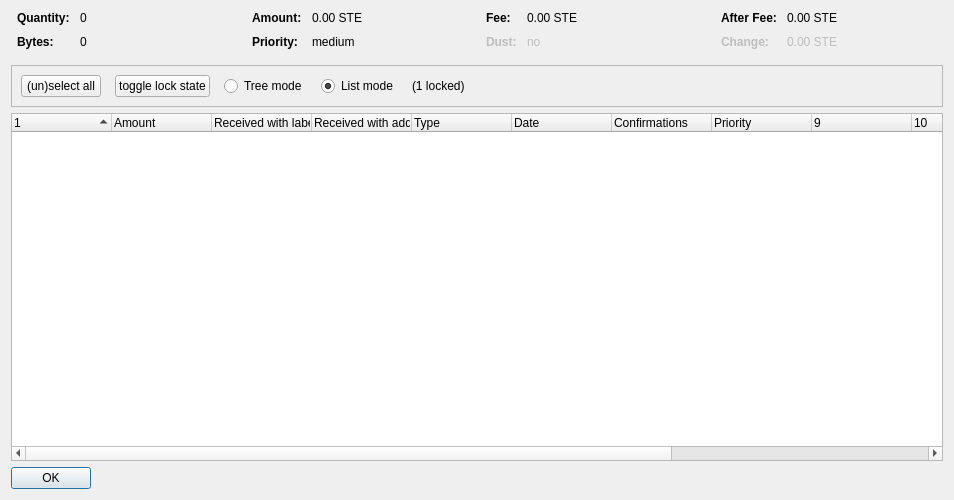
<?xml version="1.0" encoding="UTF-8"?>
<ui version="4.0">
 <class>CoinControlDialog</class>
 <widget class="QDialog" name="CoinControlDialog">
  <property name="geometry">
   <rect>
    <x>0</x>
    <y>0</y>
    <width>954</width>
    <height>500</height>
   </rect>
  </property>
  <property name="windowTitle">
   <string>Coin Selection</string>
  </property>
  <layout class="QVBoxLayout" name="verticalLayout">
   <item>
    <layout class="QHBoxLayout" name="horizontalLayoutTop" stretch="0,0,0,0">
     <property name="topMargin">
      <number>0</number>
     </property>
     <property name="bottomMargin">
      <number>10</number>
     </property>
     <item>
      <layout class="QFormLayout" name="formLayoutCoinControl1">
       <property name="horizontalSpacing">
        <number>10</number>
       </property>
       <property name="verticalSpacing">
        <number>10</number>
       </property>
       <property name="leftMargin">
        <number>6</number>
       </property>
       <property name="rightMargin">
        <number>6</number>
       </property>
       <item row="0" column="0">
        <widget class="QLabel" name="labelCoinControlQuantityText">
         <property name="font">
          <font>
           <weight>75</weight>
           <bold>true</bold>
          </font>
         </property>
         <property name="text">
          <string>Quantity:</string>
         </property>
        </widget>
       </item>
       <item row="0" column="1">
        <widget class="QLabel" name="labelCoinControlQuantity">
         <property name="cursor">
          <cursorShape>IBeamCursor</cursorShape>
         </property>
         <property name="contextMenuPolicy">
          <enum>Qt::ActionsContextMenu</enum>
         </property>
         <property name="text">
          <string notr="true">0</string>
         </property>
         <property name="textInteractionFlags">
          <set>Qt::LinksAccessibleByMouse|Qt::TextSelectableByKeyboard|Qt::TextSelectableByMouse</set>
         </property>
        </widget>
       </item>
       <item row="1" column="0">
        <widget class="QLabel" name="labelCoinControlBytesText">
         <property name="font">
          <font>
           <weight>75</weight>
           <bold>true</bold>
          </font>
         </property>
         <property name="text">
          <string>Bytes:</string>
         </property>
        </widget>
       </item>
       <item row="1" column="1">
        <widget class="QLabel" name="labelCoinControlBytes">
         <property name="cursor">
          <cursorShape>IBeamCursor</cursorShape>
         </property>
         <property name="contextMenuPolicy">
          <enum>Qt::ActionsContextMenu</enum>
         </property>
         <property name="text">
          <string notr="true">0</string>
         </property>
         <property name="textInteractionFlags">
          <set>Qt::LinksAccessibleByMouse|Qt::TextSelectableByKeyboard|Qt::TextSelectableByMouse</set>
         </property>
        </widget>
       </item>
      </layout>
     </item>
     <item>
      <layout class="QFormLayout" name="formLayoutCoinControl2">
       <property name="horizontalSpacing">
        <number>10</number>
       </property>
       <property name="verticalSpacing">
        <number>10</number>
       </property>
       <property name="leftMargin">
        <number>6</number>
       </property>
       <property name="rightMargin">
        <number>6</number>
       </property>
       <item row="0" column="0">
        <widget class="QLabel" name="labelCoinControlAmountText">
         <property name="font">
          <font>
           <weight>75</weight>
           <bold>true</bold>
          </font>
         </property>
         <property name="text">
          <string>Amount:</string>
         </property>
        </widget>
       </item>
       <item row="0" column="1">
        <widget class="QLabel" name="labelCoinControlAmount">
         <property name="cursor">
          <cursorShape>IBeamCursor</cursorShape>
         </property>
         <property name="contextMenuPolicy">
          <enum>Qt::ActionsContextMenu</enum>
         </property>
         <property name="text">
          <string notr="true">0.00 STE</string>
         </property>
         <property name="textInteractionFlags">
          <set>Qt::LinksAccessibleByMouse|Qt::TextSelectableByKeyboard|Qt::TextSelectableByMouse</set>
         </property>
        </widget>
       </item>
       <item row="1" column="0">
        <widget class="QLabel" name="labelCoinControlPriorityText">
         <property name="font">
          <font>
           <weight>75</weight>
           <bold>true</bold>
          </font>
         </property>
         <property name="text">
          <string>Priority:</string>
         </property>
        </widget>
       </item>
       <item row="1" column="1">
        <widget class="QLabel" name="labelCoinControlPriority">
         <property name="cursor">
          <cursorShape>IBeamCursor</cursorShape>
         </property>
         <property name="contextMenuPolicy">
          <enum>Qt::ActionsContextMenu</enum>
         </property>
         <property name="text">
          <string>medium</string>
         </property>
         <property name="textInteractionFlags">
          <set>Qt::LinksAccessibleByMouse|Qt::TextSelectableByKeyboard|Qt::TextSelectableByMouse</set>
         </property>
        </widget>
       </item>
      </layout>
     </item>
     <item>
      <layout class="QFormLayout" name="formLayoutCoinControl3">
       <property name="horizontalSpacing">
        <number>10</number>
       </property>
       <property name="verticalSpacing">
        <number>10</number>
       </property>
       <property name="leftMargin">
        <number>6</number>
       </property>
       <property name="rightMargin">
        <number>6</number>
       </property>
       <item row="0" column="0">
        <widget class="QLabel" name="labelCoinControlFeeText">
         <property name="font">
          <font>
           <weight>75</weight>
           <bold>true</bold>
          </font>
         </property>
         <property name="text">
          <string>Fee:</string>
         </property>
        </widget>
       </item>
       <item row="0" column="1">
        <widget class="QLabel" name="labelCoinControlFee">
         <property name="cursor">
          <cursorShape>IBeamCursor</cursorShape>
         </property>
         <property name="contextMenuPolicy">
          <enum>Qt::ActionsContextMenu</enum>
         </property>
         <property name="text">
          <string notr="true">0.00 STE</string>
         </property>
         <property name="textInteractionFlags">
          <set>Qt::LinksAccessibleByMouse|Qt::TextSelectableByKeyboard|Qt::TextSelectableByMouse</set>
         </property>
        </widget>
       </item>
       <item row="1" column="0">
        <widget class="QLabel" name="labelCoinControlLowOutputText">
         <property name="enabled">
          <bool>false</bool>
         </property>
         <property name="font">
          <font>
           <weight>75</weight>
           <bold>true</bold>
          </font>
         </property>
         <property name="text">
          <string>Dust:</string>
         </property>
        </widget>
       </item>
       <item row="1" column="1">
        <widget class="QLabel" name="labelCoinControlLowOutput">
         <property name="enabled">
          <bool>false</bool>
         </property>
         <property name="cursor">
          <cursorShape>IBeamCursor</cursorShape>
         </property>
         <property name="contextMenuPolicy">
          <enum>Qt::ActionsContextMenu</enum>
         </property>
         <property name="text">
          <string>no</string>
         </property>
         <property name="textInteractionFlags">
          <set>Qt::LinksAccessibleByMouse|Qt::TextSelectableByKeyboard|Qt::TextSelectableByMouse</set>
         </property>
        </widget>
       </item>
      </layout>
     </item>
     <item>
      <layout class="QFormLayout" name="formLayoutCoinControl4">
       <property name="horizontalSpacing">
        <number>10</number>
       </property>
       <property name="verticalSpacing">
        <number>10</number>
       </property>
       <property name="leftMargin">
        <number>6</number>
       </property>
       <property name="rightMargin">
        <number>6</number>
       </property>
       <item row="0" column="0">
        <widget class="QLabel" name="labelCoinControlAfterFeeText">
         <property name="font">
          <font>
           <weight>75</weight>
           <bold>true</bold>
          </font>
         </property>
         <property name="text">
          <string>After Fee:</string>
         </property>
        </widget>
       </item>
       <item row="0" column="1">
        <widget class="QLabel" name="labelCoinControlAfterFee">
         <property name="cursor">
          <cursorShape>IBeamCursor</cursorShape>
         </property>
         <property name="contextMenuPolicy">
          <enum>Qt::ActionsContextMenu</enum>
         </property>
         <property name="text">
          <string notr="true">0.00 STE</string>
         </property>
         <property name="textInteractionFlags">
          <set>Qt::LinksAccessibleByMouse|Qt::TextSelectableByKeyboard|Qt::TextSelectableByMouse</set>
         </property>
        </widget>
       </item>
       <item row="1" column="0">
        <widget class="QLabel" name="labelCoinControlChangeText">
         <property name="enabled">
          <bool>false</bool>
         </property>
         <property name="font">
          <font>
           <weight>75</weight>
           <bold>true</bold>
          </font>
         </property>
         <property name="text">
          <string>Change:</string>
         </property>
        </widget>
       </item>
       <item row="1" column="1">
        <widget class="QLabel" name="labelCoinControlChange">
         <property name="enabled">
          <bool>false</bool>
         </property>
         <property name="cursor">
          <cursorShape>IBeamCursor</cursorShape>
         </property>
         <property name="contextMenuPolicy">
          <enum>Qt::ActionsContextMenu</enum>
         </property>
         <property name="text">
          <string notr="true">0.00 STE</string>
         </property>
         <property name="textInteractionFlags">
          <set>Qt::LinksAccessibleByMouse|Qt::TextSelectableByKeyboard|Qt::TextSelectableByMouse</set>
         </property>
        </widget>
       </item>
      </layout>
     </item>
    </layout>
   </item>
   <item>
    <widget class="QFrame" name="frame">
     <property name="minimumSize">
      <size>
       <width>0</width>
       <height>40</height>
      </size>
     </property>
     <property name="frameShape">
      <enum>QFrame::StyledPanel</enum>
     </property>
     <property name="frameShadow">
      <enum>QFrame::Sunken</enum>
     </property>
     <layout class="QHBoxLayout" name="horizontalLayout">
      <item>
       <layout class="QHBoxLayout" name="horizontalLayoutPanel" stretch="0,0,0,0,0,0">
        <property name="spacing">
         <number>14</number>
        </property>
        <item>
         <widget class="QPushButton" name="pushButtonSelectAll">
          <property name="sizePolicy">
           <sizepolicy hsizetype="Maximum" vsizetype="Fixed">
            <horstretch>0</horstretch>
            <verstretch>0</verstretch>
           </sizepolicy>
          </property>
          <property name="text">
           <string>(un)select all</string>
          </property>
          <property name="autoDefault">
           <bool>false</bool>
          </property>
         </widget>
        </item>
        <item>
         <widget class="QPushButton" name="pushButtonToggleLock">
          <property name="sizePolicy">
           <sizepolicy hsizetype="Maximum" vsizetype="Fixed">
            <horstretch>0</horstretch>
            <verstretch>0</verstretch>
           </sizepolicy>
          </property>
          <property name="text">
           <string>toggle lock state</string>
          </property>
          <property name="autoDefault">
           <bool>false</bool>
          </property>
         </widget>
        </item>
        <item>
         <widget class="QRadioButton" name="radioTreeMode">
          <property name="sizePolicy">
           <sizepolicy hsizetype="Maximum" vsizetype="Fixed">
            <horstretch>0</horstretch>
            <verstretch>0</verstretch>
           </sizepolicy>
          </property>
          <property name="text">
           <string>Tree mode</string>
          </property>
         </widget>
        </item>
        <item>
         <widget class="QRadioButton" name="radioListMode">
          <property name="sizePolicy">
           <sizepolicy hsizetype="Maximum" vsizetype="Fixed">
            <horstretch>0</horstretch>
            <verstretch>0</verstretch>
           </sizepolicy>
          </property>
          <property name="text">
           <string>List mode</string>
          </property>
          <property name="checked">
           <bool>true</bool>
          </property>
         </widget>
        </item>
        <item>
         <widget class="QLabel" name="labelLocked">
          <property name="text">
           <string>(1 locked)</string>
          </property>
         </widget>
        </item>
        <item>
         <spacer name="horizontalSpacer">
          <property name="orientation">
           <enum>Qt::Horizontal</enum>
          </property>
          <property name="sizeHint" stdset="0">
           <size>
            <width>40</width>
            <height>20</height>
           </size>
          </property>
         </spacer>
        </item>
       </layout>
      </item>
     </layout>
    </widget>
   </item>
   <item>
    <widget class="CoinControlTreeWidget" name="treeWidget">
     <property name="contextMenuPolicy">
      <enum>Qt::CustomContextMenu</enum>
     </property>
     <property name="sortingEnabled">
      <bool>false</bool>
     </property>
     <property name="columnCount">
      <number>13</number>
     </property>
     <attribute name="headerShowSortIndicator" stdset="0">
      <bool>true</bool>
     </attribute>
     <attribute name="headerStretchLastSection">
      <bool>false</bool>
     </attribute>
     <column>
      <property name="text">
       <string/>
      </property>
     </column>
     <column>
      <property name="text">
       <string>Amount</string>
      </property>
     </column>
     <column>
      <property name="text">
       <string>Received with label</string>
      </property>
     </column>
     <column>
      <property name="text">
       <string>Received with address</string>
      </property>
     </column>
     <column>
      <property name="text">
	<string>Type</string>
      </property>
     </column>
     <column>
      <property name="text">	 
       <string>Date</string>
      </property>
     </column>
     <column>
      <property name="text">
       <string>Confirmations</string>
      </property>
      <property name="toolTip">
       <string>Confirmed</string>
      </property>
     </column>
     <column>
      <property name="text">
       <string>Priority</string>
      </property>
     </column>
     <column>
      <property name="text">
       <string/>
      </property>
     </column>
     <column>
      <property name="text">
       <string/>
      </property>
     </column>
     <column>
      <property name="text">
       <string/>
      </property>
     </column>
     <column>
      <property name="text">
       <string/>
      </property>
     </column>
     <column>
      <property name="text">
       <string/>
      </property>
     </column>
    </widget>
   </item>
   <item>
    <widget class="QDialogButtonBox" name="buttonBox">
     <property name="sizePolicy">
      <sizepolicy hsizetype="Maximum" vsizetype="Fixed">
       <horstretch>0</horstretch>
       <verstretch>0</verstretch>
      </sizepolicy>
     </property>
     <property name="orientation">
      <enum>Qt::Horizontal</enum>
     </property>
     <property name="standardButtons">
      <set>QDialogButtonBox::Ok</set>
     </property>
    </widget>
   </item>
  </layout>
 </widget>
 <customwidgets>
  <customwidget>
   <class>CoinControlTreeWidget</class>
   <extends>QTreeWidget</extends>
   <header>coincontroltreewidget.h</header>
  </customwidget>
 </customwidgets>
 <resources/>
 <connections/>
</ui>
